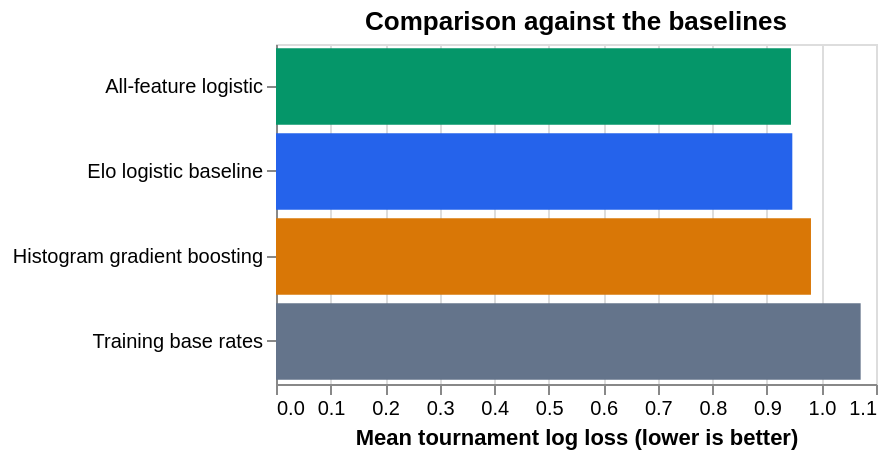

Vega-Lite specification for this chart:
### Vega-Lite specification from a JSON file in a GitHub repository (floating-point values rounded to 4 significant figures)
{"config": {"view": {"continuousWidth": 300, "continuousHeight": 300}}, "data": {"values": [{"model": "B0", "name": "Training base rates", "log_loss": 1.072, "brier_score": 0.6494, "accuracy": 0.4405}, {"model": "B1", "name": "Elo logistic baseline", "log_loss": 0.9466, "brier_score": 0.5551, "accuracy": 0.5819}, {"model": "M1", "name": "All-feature logistic", "log_loss": 0.9441, "brier_score": 0.5527, "accuracy": 0.5813}, {"model": "M2", "name": "Histogram gradient boosting", "log_loss": 0.9808, "brier_score": 0.5743, "accuracy": 0.5511}]}, "mark": {"type": "bar"}, "encoding": {"color": {"field": "model", "legend": null, "scale": {"domain": ["B0", "B1", "M1", "M2"], "range": ["#64748b", "#2563eb", "#059669", "#d97706"]}, "type": "nominal"}, "tooltip": [{"field": "model", "type": "nominal"}, {"field": "log_loss", "format": ".4f", "type": "quantitative"}], "x": {"field": "log_loss", "scale": {"zero": true}, "title": "Mean tournament log loss (lower is better)", "type": "quantitative"}, "y": {"field": "name", "sort": "x", "title": null, "type": "nominal"}}, "height": 170, "title": "Comparison against the baselines", "$schema": "https://vega.github.io/schema/vega-lite/v6.4.1.json"}
